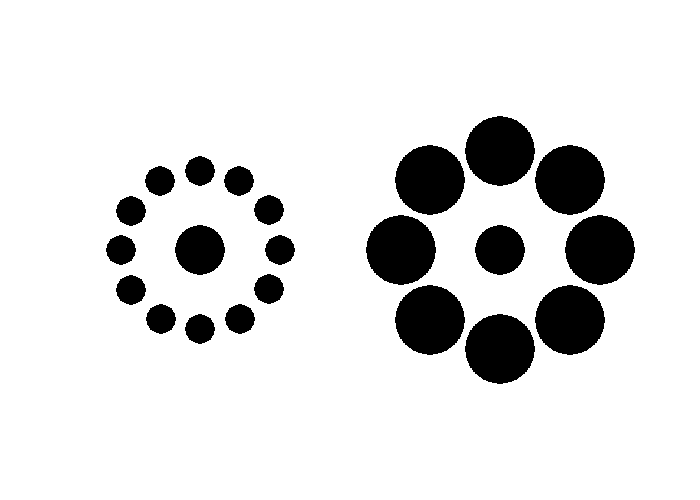

Source code (Python):
#! /usr/bin/env python
# Time-stamp: <2018-10-08 10:22:03 cp983411>

"""Draws the Ebbinghaus-Titchener illusion.

See https://en.wikipedia.org/wiki/Ebbinghaus_illusion

"""

import pygame  # see www.pygame.org
import numpy as np

BLACK = (0, 0, 0)
WHITE = (255, 255, 255)
GRAY = (127, 127, 127)
RED = (255, 0, 0)
GREEN = (0, 255, 0)
BLUE = (0, 0, 255)


def Ebbinghaus(surface, n, d, r1, r2, col1, col2, x, y):
        """ Draws a circle surrounded by outer ones.

        Args:
            surface: pygame surface to display the stimulus on
            n: number of peripheral, outer circles
            d: distance between the center of inner circle and peripheral ones
            r1: radius of inner circle
            r2: radius of outer circles
            col1: color of the inner circle
            col2: color of the outer circles
            x, y: coordinates of the center of the figure on the screen
        Returns:
            None
            the stimulus is drawn on the surface

        """

        # draw inner circle
        pygame.draw.circle(surface, col1, (x, y), r1, 0)
        # draw peripheral circles
        for i in range(n):
                angle = (2 * 3.1415 * i) / n
                x1 = x + int(d * np.cos(angle))
                y1 = y + int(d * np.sin(angle))
                pygame.draw.circle(surface, col2, (x1, y1), r2, 0)


def main():
        W, H = 700, 500  # graphic window size

        pygame.init()
        screen = pygame.display.set_mode((W, H), pygame.DOUBLEBUF)
        screen.fill(WHITE)

        Ebbinghaus(screen, 8, 100, 25, 35, BLACK, BLACK, W//2 + 150, H//2)
        Ebbinghaus(screen, 12, 80, 25, 15, BLACK, BLACK, W//2 - 150, H//2)
        pygame.display.flip()
        pygame.image.save(screen, "ebbinghaus.png")

        # wait till the window is closed
        done = False
        while not done:
                pygame.time.wait(10)
                for event in pygame.event.get():
                        if event.type == pygame.QUIT:
                                done = True


if __name__ == '__main__':
        main()
